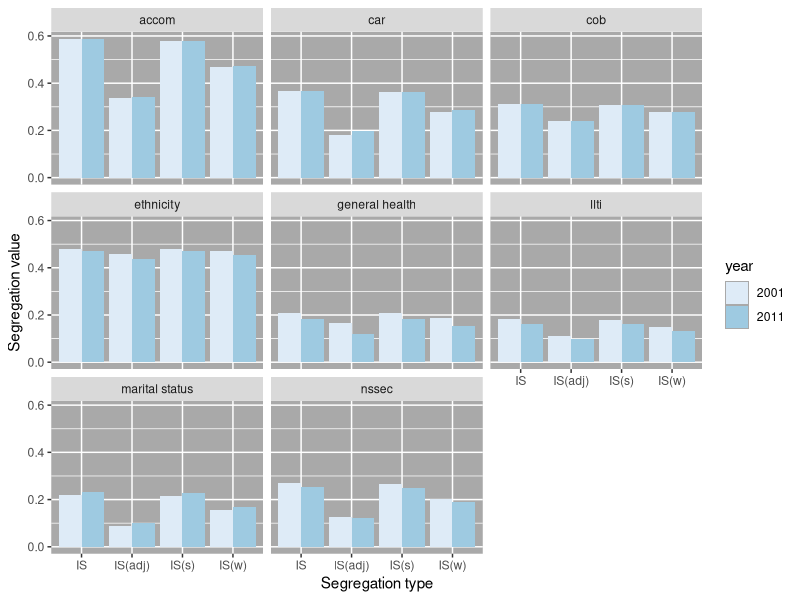
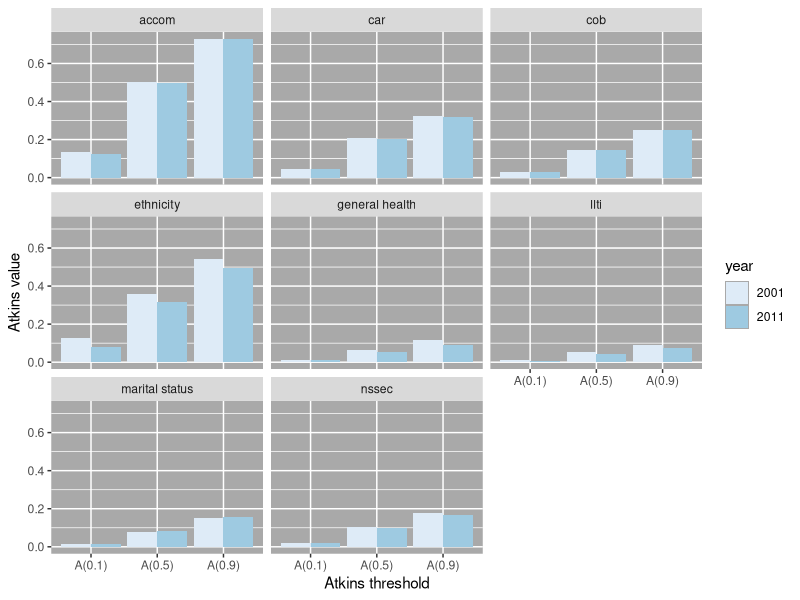
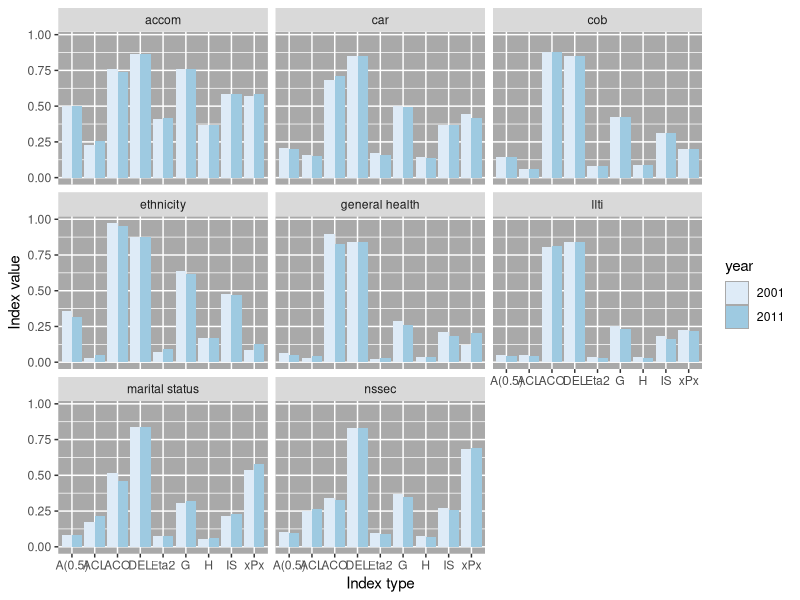

Recreate these plots in R, in order.
rm(list = ls())


require(readr)
require(readxl)

require(car)
require(stringr)

require(tidyr)
require(dplyr)


require(ggplot2)



dta <- read_excel(path = "input_data/geosegregation outputs.xlsx", sheet = "flat_formatted")


# #
# IS: Segregation index; 
# IS(adj): Segregation index adjusted for tract contiguity; 
# IS(w): Segregation index adjusted for contiguous tract boundary lengths; 
# IS(s): Segregation index adjusted for contiguous tract boundary lengths and perimeter/area ratio; 
# H: Entropy index; 
# G: Gini index; 
# A(0.1): Atkinson index; 
# A(0.5): Atkinson index; 
# A(0.9): Atkinson index; 
# xPx: Isolation index; 
# Eta2: Correlation ratio; 
# DEL: Delta index; 
# ACO: absolute concentration index; 
# ACL: Absolute clustering index; 
# Pxx: Mean proximity between members of group X; 
# Pxx Exp(-Dij): Mean proximity between members of group X (exp dij); 
# DPxx: The distance-decay isolation index.


# let's look just at the different types of segregation index

seg_indices = c("IS", "IS(adj)", "IS(w)", "IS(s)")

minority_group <- c("nonhouse", "none", "nonscot", "nonwhite", "not_good", "llti", "single", "lower", "pensioner", "noowned")

dta %>% 
  gather(key = measure, value = value, -Table, -Year, -Name) %>% 
  select(table = Table, year = Year, name = Name, measure, value) %>% 
  filter(name %in% minority_group) %>% 
  mutate(year = as.factor(year)) %>%  
  mutate(table = str_trim(table)) %>% 
  mutate(table = recode(table,
        recodes = "
        'accom' = 'Non-homeowners';
        'car' = 'Non-car owners';
        'cob' = 'Not Scottish';
        'ethnicity' = 'Non-white';
        'general health' = 'Not good health';
        'llti' = 'Has longstanding limiting illness';
        'marital status' = 'Single';
        'nssec' = 'Lower occupational group'
        "
                        )) %>% 
  filter(measure %in% seg_indices) %>% 
  ggplot(.) + 
  geom_bar(
    mapping = aes(x = measure, group = year, fill = year, y = value), 
    position = "dodge", stat= "identity"
    ) + 
  facet_wrap( ~ table) + 
  labs(x = "Segregation type", y = "Segregation value") + 
  scale_fill_brewer(palette = "Blues") + theme(panel.background = element_rect(fill = "darkgrey"))



# Now different Atkins thresholds

atkins_indices = c("A(0.1)", "A(0.5)", "A(0.9)")

minority_group <- c("nonhouse", "none", "nonscot", "nonwhite", "not_good", "llti", "single", "lower", "pensioner", "noowned")

dta %>% 
  gather(key = measure, value = value, -Table, -Year, -Name) %>% 
  select(table = Table, year = Year, name = Name, measure, value) %>% 
  filter(name %in% minority_group) %>% 
  mutate(year = as.factor(year)) %>%  
  mutate(table = str_trim(table)) %>% 
  mutate(table = recode(table,
                        recodes = "
                        'accom' = 'Non-homeowners';
                        'car' = 'Non-car owners';
                        'cob' = 'Not Scottish';
                        'ethnicity' = 'Non-white';
                        'general health' = 'Not good health';
                        'llti' = 'Has longstanding limiting illness';
                        'marital status' = 'Single';
                        'nssec' = 'Lower occupational group'
                        "
  )) %>% 
  filter(measure %in% atkins_indices) %>% 
  ggplot(.) + 
  geom_bar(
    mapping = aes(x = measure, group = year, fill = year, y = value), 
    position = "dodge", stat= "identity"
  ) + 
  facet_wrap( ~ table) + 
  labs(x = "Atkins threshold", y = "Atkins value") + 
  scale_fill_brewer(palette = "Blues") + theme(panel.background = element_rect(fill = "darkgrey"))


# Some basic versions of core indices
# IS: Segregation index; 
# H: Entropy index; 
# G: Gini index; 
# A(0.5): Atkinson index; 
# xPx: Isolation index; 
# Eta2: Correlation ratio; 
# DEL: Delta index; 
# ACO: absolute concentration index; 
# ACL: Absolute clustering index; 
# Pxx: Mean proximity between members of group X; 


core_indices = c("IS", "H", "G", "A(0.5)", "xPx", "Eta2", "DEL", "ACO", "ACL")

minority_group <- c("nonhouse", "none", "nonscot", "nonwhite", "not_good", "llti", "single", "lower", "pensioner", "noowned")

dta %>% 
  gather(key = measure, value = value, -Table, -Year, -Name) %>% 
  select(table = Table, year = Year, name = Name, measure, value) %>% 
  filter(name %in% minority_group) %>% 
  mutate(year = as.factor(year)) %>%  
  mutate(table = str_trim(table)) %>% 
  mutate(table = recode(table,
                        recodes = "
                        'accom' = 'Non-homeowners';
                        'car' = 'Non-car owners';
                        'cob' = 'Not Scottish';
                        'ethnicity' = 'Non-white';
                        'general health' = 'Not good health';
                        'llti' = 'Has longstanding limiting illness';
                        'marital status' = 'Single';
                        'nssec' = 'Lower occupational group'
                        "
  )) %>% 
  filter(measure %in% core_indices) %>% 
  ggplot(.) + 
  geom_bar(
    mapping = aes(x = measure, group = year, fill = year, y = value), 
    position = "dodge", stat= "identity"
  ) + 
  facet_wrap( ~ table) + 
  labs(x = "Index type", y = "Index value") + 
  scale_fill_brewer(palette = "Blues") + theme(panel.background = element_rect(fill = "darkgrey"))

